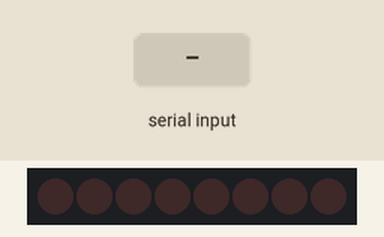
Recording of a sketch running on a simulated Arduino Uno, built with avr-gcc and run on an emulated ATmega328P. Parts: 8 shift-register outputs drawn as a row of LEDs (first output left, lit = HIGH). Wiring (inferred from the names in the program): shift register (74HC595): data pin 4; shift clock pin 6; latch pin 5. Wiring (inferred from the signals the program sends): row of LEDs: on Q0, Q1, Q2, Q3, Q4, Q5, Q6, Q7. The inputs (shaded band) are chosen by the test bench.

Above: at 1.2 s.
1.3 s: byte 30 received over Serial
At 1.9 s:
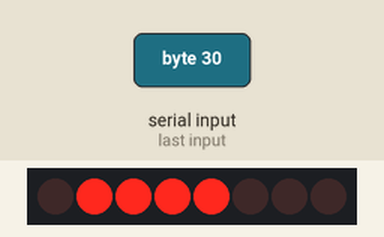
2.8 s: byte 90 received over Serial
At 4.0 s:
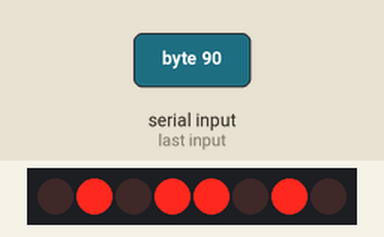
4.3 s: byte 120 received over Serial
At 5.4 s:
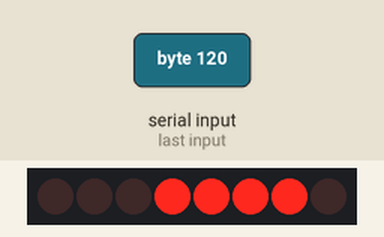
Timing chart, 0 to 7.3 s (numbered marks = the images above; inputs shaded):
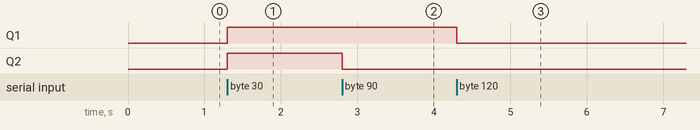

The sketch:

lights_module.ino
```cpp
#define SR_SER 4
#define SR_RCLK 5
#define SR_SCLK 6

void writeByte();

byte val = 0;

void setup() {
  Serial.begin(9600);
  pinMode(SR_SER, OUTPUT);
  pinMode(SR_RCLK, OUTPUT);
  pinMode(SR_SCLK, OUTPUT);
}

void loop() {
  if (Serial.available() > 0) {
    val = Serial.read();
    writeByte();
  }
}

void writeByte() {
  shiftOut(SR_SER, SR_SCLK, MSBFIRST, val);
  digitalWrite(SR_RCLK, HIGH);
  digitalWrite(SR_RCLK, LOW);
}
```

Measured:
- after the input at 1.3 s, Q1, Q2: LOW → HIGH at once
- after the input at 2.8 s, Q2: HIGH → LOW at once
- after the input at 4.3 s, Q1: HIGH → LOW at once
